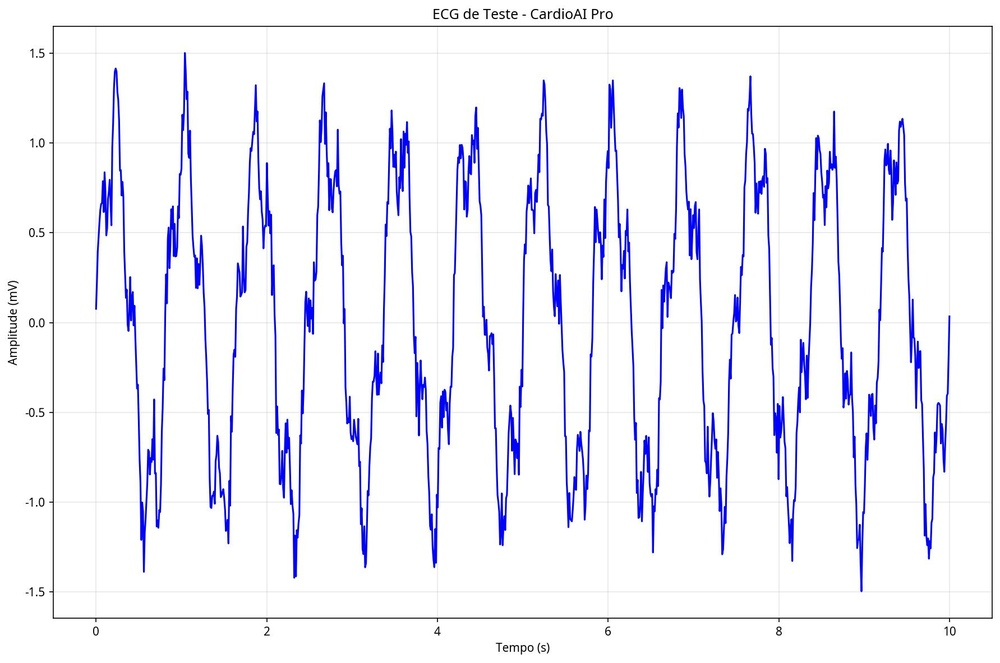
#> input picture test_ecg_complete.jpg, 1000 x 663 px, shrunk from 1783 x 1183 before the run
$ python -i ecg_analyzer_part1.py   (imports and definitions only)
#> lines starting #> are read from the running program, lines starting #| are printed output that depends on the picture; after the words box and inside, x2 and y2 are one past the last pixel; in counts of white or black regions, pixels touching at a corner belong together
#!/usr/bin/env python3
"""
ECG ANALYZER AVANÇADO - PARTE 1: PIPELINE DE PRÉ-PROCESSAMENTO ROBUSTO
Implementa correção de rotação, perspectiva, calibração e detecção de layout
"""

import numpy as np
import cv2
from scipy import ndimage, signal
from skimage import morphology, transform
import matplotlib.pyplot as plt
from typing import Dict, List, Tuple, Optional
import warnings
# [1 line not run here, left out]

class AdvancedECGPreprocessor:
    """Pipeline avançado de pré-processamento para ECGs digitalizados"""

    def __init__(self):
        self.standard_layouts = {
            '3x4': {'rows': 3, 'cols': 4, 'order': 'standard'},
            '6x2': {'rows': 6, 'cols': 2, 'order': 'vertical'},
            '12x1': {'rows': 12, 'cols': 1, 'order': 'single'},
            '4x3_limb_chest': {'rows': 4, 'cols': 3, 'order': 'mixed'}
        }

        self.lead_names = ['I', 'II', 'III', 'aVR', 'aVL', 'aVF',
                          'V1', 'V2', 'V3', 'V4', 'V5', 'V6']

        # Parâmetros de calibração padrão
        self.mm_per_mv = 10  # 10mm = 1mV (padrão)
        self.mm_per_sec = 25  # 25mm = 1s (padrão)
        self.grid_size_mm = 5  # Grade de 5mm

    def detect_and_correct_rotation(self, image: np.ndarray) -> np.ndarray:
        """Detecta e corrige rotação automática usando Hough transform"""

        # Converter para escala de cinza se necessário
        if len(image.shape) == 3:
            gray = cv2.cvtColor(image, cv2.COLOR_BGR2GRAY)
        else:
            gray = image.copy()

        # Detectar bordas
        edges = cv2.Canny(gray, 50, 150, apertureSize=3)

        # Detectar linhas usando Hough Transform
        lines = cv2.HoughLines(edges, 1, np.pi/180, 200)

        if lines is not None:
            # Analisar ângulos das linhas
            angles = []
            for rho, theta in lines[:, 0]:
                # Converter para graus
                angle = np.degrees(theta) - 90
                # Normalizar para [-45, 45]
                if angle > 45:
                    angle -= 90
                elif angle < -45:
                    angle += 90
                angles.append(angle)

            # Calcular ângulo médio (remover outliers)
            angles = np.array(angles)
            median_angle = np.median(angles)
            mad = np.median(np.abs(angles - median_angle))
            filtered_angles = angles[np.abs(angles - median_angle) < 2 * mad]

            if len(filtered_angles) > 0:
                rotation_angle = np.mean(filtered_angles)

                # Aplicar rotação se significativa
                if abs(rotation_angle) > 0.5:
                    print(f"🔄 Rotação detectada: {rotation_angle:.2f}°")
                    rotated = ndimage.rotate(image, rotation_angle, reshape=True,
                                           mode='constant', cval=255)
                    return rotated

        return image

    def detect_perspective_and_correct(self, image: np.ndarray) -> np.ndarray:
        """Detecta e corrige distorção de perspectiva"""

        gray = cv2.cvtColor(image, cv2.COLOR_BGR2GRAY) if len(image.shape) == 3 else image

        # Threshold adaptativo para encontrar papel
        _, binary = cv2.threshold(gray, 0, 255, cv2.THRESH_BINARY + cv2.THRESH_OTSU)

        # Encontrar contornos
        contours, _ = cv2.findContours(binary, cv2.RETR_EXTERNAL, cv2.CHAIN_APPROX_SIMPLE)

        if contours:
            # Encontrar maior contorno (provavelmente o papel)
            largest_contour = max(contours, key=cv2.contourArea)

            # Aproximar para polígono
            epsilon = 0.02 * cv2.arcLength(largest_contour, True)
            approx = cv2.approxPolyDP(largest_contour, epsilon, True)

            if len(approx) == 4:
                # Ordenar pontos
                pts = approx.reshape(4, 2)
                rect = self._order_points(pts)

                # Calcular dimensões do retângulo de destino
                width = max(
                    np.linalg.norm(rect[0] - rect[1]),
                    np.linalg.norm(rect[2] - rect[3])
                )
                height = max(
                    np.linalg.norm(rect[0] - rect[3]),
                    np.linalg.norm(rect[1] - rect[2])
                )

                # Definir pontos de destino
                dst = np.array([
                    [0, 0],
                    [width - 1, 0],
                    [width - 1, height - 1],
                    [0, height - 1]
                ], dtype="float32")

                # Calcular matriz de perspectiva
                M = cv2.getPerspectiveTransform(rect.astype("float32"), dst)

                # Aplicar transformação
                warped = cv2.warpPerspective(image, M, (int(width), int(height)))

                print("📐 Correção de perspectiva aplicada")
                return warped

        return image

    def _order_points(self, pts):
        """Ordena pontos no formato: top-left, top-right, bottom-right, bottom-left"""
        rect = np.zeros((4, 2), dtype="float32")

        # Soma e diferença para encontrar corners
        s = pts.sum(axis=1)
        diff = np.diff(pts, axis=1)

        rect[0] = pts[np.argmin(s)]      # top-left
        rect[2] = pts[np.argmax(s)]      # bottom-right
        rect[1] = pts[np.argmin(diff)]   # top-right
        rect[3] = pts[np.argmax(diff)]   # bottom-left

        return rect

    def detect_and_remove_artifacts(self, image: np.ndarray) -> np.ndarray:
        """Remove artefatos de digitalização"""

        # Aplicar filtro bilateral para preservar bordas
        denoised = cv2.bilateralFilter(image, 9, 75, 75)

        # Remover pequenos objetos (poeira, manchas)
        if len(denoised.shape) == 3:
            gray = cv2.cvtColor(denoised, cv2.COLOR_BGR2GRAY)
        else:
            gray = denoised

        # Threshold adaptativo
        binary = cv2.adaptiveThreshold(gray, 255, cv2.ADAPTIVE_THRESH_GAUSSIAN_C,
                                     cv2.THRESH_BINARY, 11, 2)

        # Operações morfológicas
        kernel = np.ones((3,3), np.uint8)
        cleaned = cv2.morphologyEx(binary, cv2.MORPH_OPEN, kernel)
        cleaned = cv2.morphologyEx(cleaned, cv2.MORPH_CLOSE, kernel)

        # Remover componentes pequenos
        num_labels, labels, stats, _ = cv2.connectedComponentsWithStats(cleaned, connectivity=8)

        # Filtrar por área
        min_area = 100
        for i in range(1, num_labels):
            if stats[i, cv2.CC_STAT_AREA] < min_area:
                cleaned[labels == i] = 0

        return cleaned

    def detect_grid_and_calibrate(self, image: np.ndarray) -> Dict:
        """Detecta grade do ECG e calibra escalas"""

        gray = cv2.cvtColor(image, cv2.COLOR_BGR2GRAY) if len(image.shape) == 3 else image

        # Detectar linhas da grade usando FFT
        f_transform = np.fft.fft2(gray)
        f_shift = np.fft.fftshift(f_transform)
        magnitude_spectrum = np.abs(f_shift)

        # Encontrar picos no espectro (frequências da grade)
        h, w = gray.shape
        center_h, center_w = h // 2, w // 2

        # Analisar projeções para encontrar espaçamento
        h_projection = np.sum(magnitude_spectrum[center_h-10:center_h+10, :], axis=0)
        v_projection = np.sum(magnitude_spectrum[:, center_w-10:center_w+10], axis=1)

        # Encontrar picos
        h_peaks, _ = signal.find_peaks(h_projection[center_w+10:], distance=5)
        v_peaks, _ = signal.find_peaks(v_projection[center_h+10:], distance=5)

        grid_spacing_pixels = {
            'horizontal': np.mean(np.diff(h_peaks)) if len(h_peaks) > 1 else 50,
            'vertical': np.mean(np.diff(v_peaks)) if len(v_peaks) > 1 else 50
        }

        # Detectar marcas de calibração (1mV)
        calibration_mark = self._detect_calibration_mark(gray)

        if calibration_mark:
            # Calibrar baseado na marca de 1mV
            pixels_per_mv = calibration_mark['height']
            pixels_per_mm = pixels_per_mv / self.mm_per_mv
        else:
            # Usar grade detectada
            pixels_per_mm = grid_spacing_pixels['vertical'] / self.grid_size_mm
            pixels_per_mv = pixels_per_mm * self.mm_per_mv

        # Calcular escala temporal
        pixels_per_sec = pixels_per_mm * self.mm_per_sec

        calibration = {
            'pixels_per_mv': pixels_per_mv,
            'pixels_per_mm': pixels_per_mm,
            'pixels_per_sec': pixels_per_sec,
            'grid_spacing': grid_spacing_pixels,
            'calibration_mark_found': calibration_mark is not None
        }

        print(f"📏 Calibração: {pixels_per_mm:.1f} pixels/mm, {pixels_per_mv:.1f} pixels/mV")

        return calibration

    def _detect_calibration_mark(self, image: np.ndarray) -> Optional[Dict]:
        """Detecta marca de calibração de 1mV"""

        # Procurar por retângulo característico de calibração
        edges = cv2.Canny(image, 50, 150)
        contours, _ = cv2.findContours(edges, cv2.RETR_EXTERNAL, cv2.CHAIN_APPROX_SIMPLE)

        for contour in contours:
            # Aproximar contorno
            epsilon = 0.02 * cv2.arcLength(contour, True)
            approx = cv2.approxPolyDP(contour, epsilon, True)

            if len(approx) == 4:  # Retângulo
                x, y, w, h = cv2.boundingRect(contour)

                # Verificar proporções típicas de marca de calibração
                aspect_ratio = w / h if h > 0 else 0
                if 0.2 < aspect_ratio < 0.8 and 20 < h < 100:
                    # Possível marca de calibração
                    return {
                        'x': x, 'y': y,
                        'width': w, 'height': h,
                        'area': w * h
                    }

        return None

    def detect_layout(self, image: np.ndarray) -> Dict:
        """Detecta layout automático do ECG"""

        gray = cv2.cvtColor(image, cv2.COLOR_BGR2GRAY) if len(image.shape) == 3 else image

        # Detecção baseada em projeções
        h_projection = np.mean(gray, axis=1)
        v_projection = np.mean(gray, axis=0)

        # Suavizar projeções
        h_smooth = signal.savgol_filter(h_projection, 51, 3)
        v_smooth = signal.savgol_filter(v_projection, 51, 3)

        # Encontrar vales (separadores entre sinais)
        h_valleys = signal.find_peaks(-h_smooth, prominence=20)[0]
        v_valleys = signal.find_peaks(-v_smooth, prominence=20)[0]

        # Filtrar vales muito próximos
        h_valleys = self._filter_close_valleys(h_valleys, min_distance=50)
        v_valleys = self._filter_close_valleys(v_valleys, min_distance=50)

        # Determinar número de linhas e colunas
        num_rows = len(h_valleys) + 1
        num_cols = len(v_valleys) + 1

        # Identificar layout
        layout_key = f"{num_rows}x{num_cols}"

        if layout_key in self.standard_layouts:
            layout = self.standard_layouts[layout_key].copy()
            layout['detected'] = True
        else:
            # Layout customizado
            layout = {
                'rows': num_rows,
                'cols': num_cols,
                'order': 'custom',
                'detected': True
            }

        # Adicionar posições dos separadores
        layout['row_separators'] = h_valleys
        layout['col_separators'] = v_valleys

        print(f"📋 Layout detectado: {num_rows}x{num_cols}")

        return layout

    def _filter_close_valleys(self, valleys: np.ndarray, min_distance: int) -> np.ndarray:
        """Filtra vales muito próximos"""
        if len(valleys) == 0:
            return valleys

        filtered = [valleys[0]]
        for v in valleys[1:]:
            if v - filtered[-1] >= min_distance:
                filtered.append(v)

        return np.array(filtered)

    def preprocess_complete(self, image_path: str, debug: bool = False) -> Dict:
        """Pipeline completo de pré-processamento"""
#> called with image_path = 'test_ecg_complete.jpg', debug = False

        print(f"\n🔧 PRÉ-PROCESSAMENTO AVANÇADO: {image_path}")

        # Carregar imagem
        image = cv2.imread(image_path)
#> image is the input picture: shape (663, 1000, 3); mean B, G, R 248.6, 239.4, 239.3
        if image is None:
            raise ValueError(f"Não foi possível carregar: {image_path}")

        original = image.copy()

        # 1. Corrigir rotação
        image = self.detect_and_correct_rotation(image)
#> in detect_and_correct_rotation, `edges = cv2.Canny(gray, 50, 150, apertureSize=3)`:
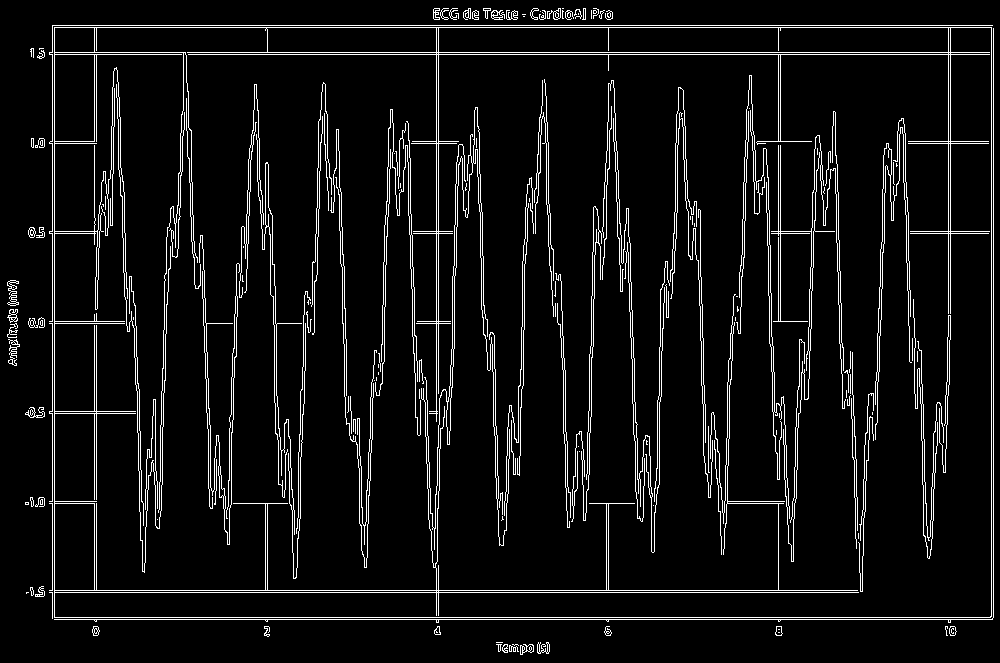
#> edges: shape (663, 1000); 6.7% white in thin lines or dots
#> in detect_and_correct_rotation, `lines = cv2.HoughLines(edges, 1, np.pi/180, 200)`: lines = 35 rows, first 8: [52, 1.57], [54, 1.57], [25, 1.57], [27, 1.57], [617, 1.57], [619, 1.57], [592, 1.57], [590, 1.57]
#> the loop in detect_and_correct_rotation, `for rho, theta in lines[:, 0]:` made 35 passes
#> (rho, theta, angle) on passes 1 to 8: (52, 1.57, 0), (54, 1.57, 0), (25, 1.57, 0), (27, 1.57, 0), (617, 1.57, 0), (619, 1.57, 0), (592, 1.57, 0), (590, 1.57, 0)
#> after the loop in detect_and_correct_rotation, `for rho, theta in lines[:, 0]:`: angles = 35 values, max 1 at index 26, min -4 at index 34, mean -0.4
#> in detect_and_correct_rotation, `median_angle = np.median(angles)`: median_angle = 0
#> in detect_and_correct_rotation, `filtered_angles = angles[np.abs(angles - median_angle) < 2 * mad]`: filtered_angles = empty array

        # 2. Corrigir perspectiva
        image = self.detect_perspective_and_correct(image)
#> in detect_perspective_and_correct, `_, binary = cv2.threshold(gray, 0, 255, cv2.THRESH_BINARY + cv2.THRESH..`:
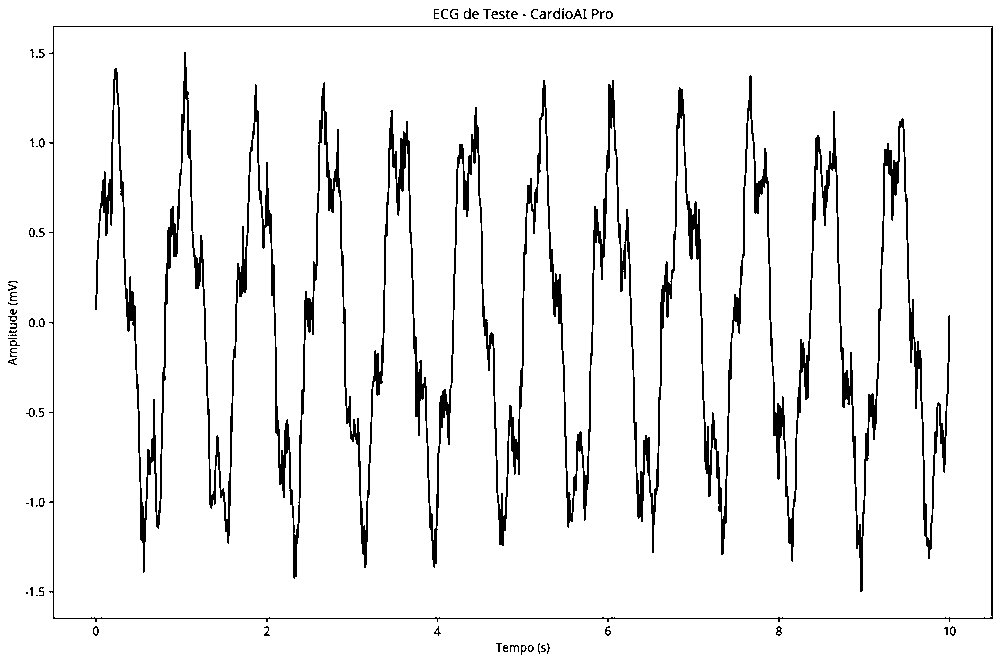
#> binary: shape (663, 1000); 93.6% white; 77 black regions (29 under 20 px), largest, box (x1, y1, x2, y2) and area: (95, 52, 950, 592) 36923, (49, 26, 993, 622) 3739, (464, 8, 471, 19) 38
#> in detect_perspective_and_correct, `contours, _ = cv2.findContours(binary, cv2.RETR_EXTERNAL, cv2.CHAIN_AP..`: contours = [[[0, 0], [0, 662], [999, 662], [999, 0]]]
#> in detect_perspective_and_correct, `largest_contour = max(contours, key=cv2.contourArea)`: largest_contour = [[0, 0], [0, 662], [999, 662], [999, 0]]
#> in detect_perspective_and_correct, `epsilon = 0.02 * cv2.arcLength(largest_contour, True)`: epsilon = 66.44
#> in detect_perspective_and_correct, `approx = cv2.approxPolyDP(largest_contour, epsilon, True)`: approx = [[0, 0], [0, 662], [999, 662], [999, 0]]
#> in _order_points, `s = pts.sum(axis=1)`: s = [0, 662, 1661, 999]
#> in _order_points, `diff = np.diff(pts, axis=1)`: diff = [0, 662, -337, -999]
#> in detect_perspective_and_correct, `rect = self._order_points(pts)`: rect = [[0, 0], [999, 0], [999, 662], [0, 662]]
#> in detect_perspective_and_correct, `width = max( np.linalg.norm(rect[0] - rect[1]), np.linalg.norm(rect[2]..`: width = 999
#> in detect_perspective_and_correct, `height = max( np.linalg.norm(rect[0] - rect[3]), np.linalg.norm(rect[1..`: height = 662
#> in detect_perspective_and_correct, `dst = np.array([ [0, 0], [width - 1, 0], [width - 1, height - 1], [0, ..`: dst = [[0, 0], [998, 0], [998, 661], [0, 661]]
#> in detect_perspective_and_correct, `M = cv2.getPerspectiveTransform(rect.astype("float32"), dst)`: M = [[0.999, 0, 0], [0, 0.998, 0], [0, 0, 1]]
#> in detect_perspective_and_correct, `warped = cv2.warpPerspective(image, M, (int(width), int(height)))`:
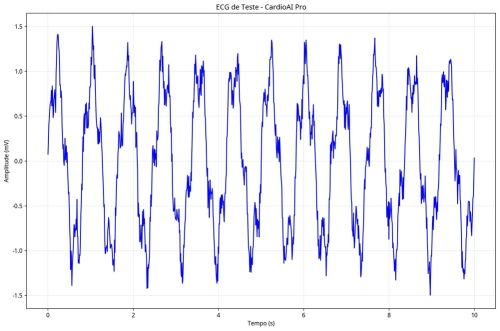
#> warped: shape (662, 999, 3) (shown at 1/2 size); mean B, G, R 248.6, 239.4, 239.3

        # 3. Remover artefatos
        cleaned = self.detect_and_remove_artifacts(image)
#> in detect_and_remove_artifacts, `gray = cv2.cvtColor(denoised, cv2.COLOR_BGR2GRAY)`:
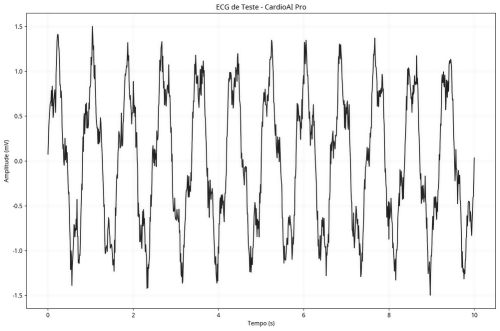
#> gray: shape (662, 999) (shown at 1/2 size); min 17, max 255, mean 240.7
#> in detect_and_remove_artifacts, `binary = cv2.adaptiveThreshold(gray, 255, cv2.ADAPTIVE_THRESH_GAUSSIAN..`:
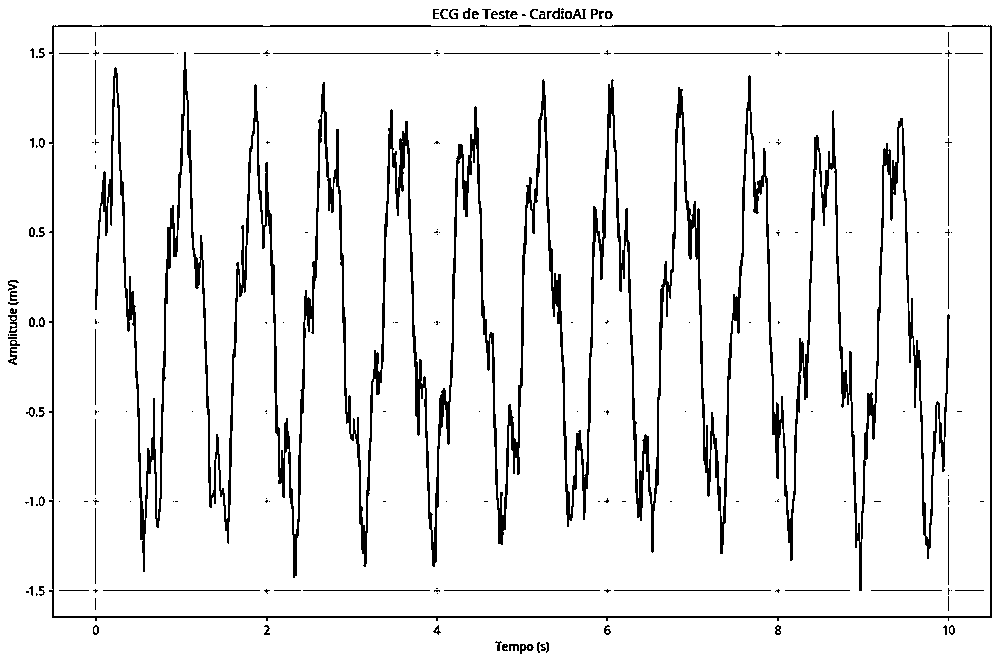
#> binary: shape (662, 999); 92.4% white; 199 black regions (119 under 20 px), largest, box (x1, y1, x2, y2) and area: (95, 52, 950, 591) 39599, (49, 25, 992, 621) 5985, (273, 53, 431, 54) 158
#> (the rest of the program and of its run is left out)
